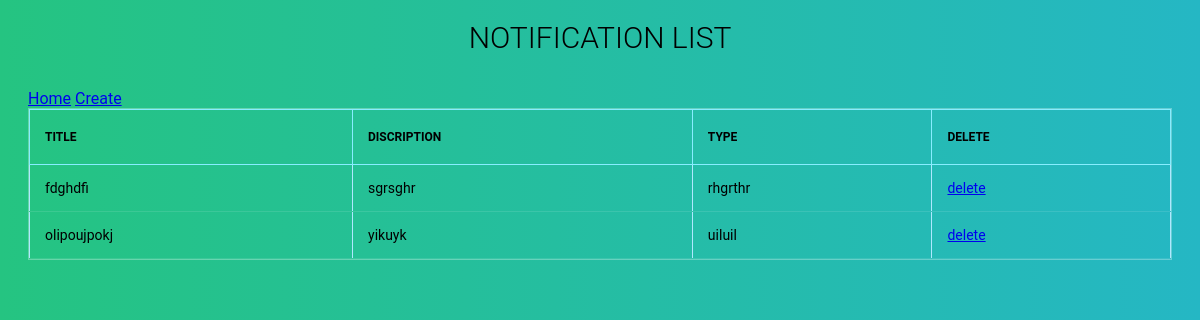
The app's page /notification, older data.
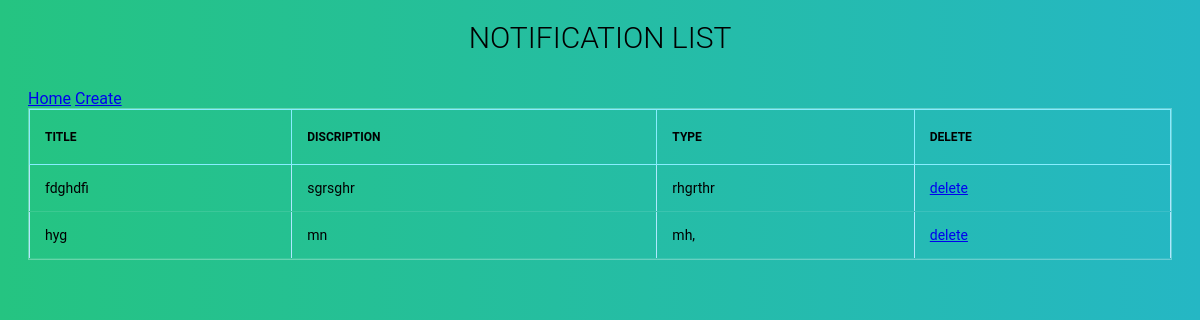
The same page, newer data.
### app/models.py (models this page shows, shortened)
class Notification(models.Model):
    title=models.CharField(max_length=150)
    description=models.CharField(max_length=200)
    type=models.CharField(max_length=50)

### app/views.py (the view)
# urls.py: path('notification', views.notificationList.as_view()),
def notification(request):
    noti=Notification.objects.all()
    return render(request,'app/notification.html', {'noti':noti})

### app/templates/app/notification.html (shortened to what this page needs)
{% load static %}
<html lang="en">
<head>
    <link rel="stylesheet" href="{% static 'css/driver.css' %}">
</head>
<body>
    <section>
        <h1>Notification list</h1><br>
        <a href="/">Home</a>
        <a href="{% url 'createnotification' %}">Create</a>
        <div class="tbl-content">
          <table cellpadding="0" cellspacing="0" border="1">
            <div class="tbl-header">
                <thead>
                    <tr>
                      <th>Title</th>
                      <th>Discription</th>
                      <th>Type</th>
                      <th>Delete</th>
                    </tr>
                  </thead>
                </div>
            <tbody>
              {% for i in noti %}
            <tr>
              <td>{{ i.title }}</td>
              <td>{{ i.description }}</td>
              <td>{{ i.type }}</td>
              <td><a href="{% url 'deletenotification' i.id %}">delete</a></td>
            </tr>
              {% endfor %}
            </tbody>
          </table>
        </div>
      </section>
</body>
</html>

### static/css/driver.css (style rules this page uses)
h1 { font-size: 30px; color: rgb(0, 0, 0); text-transform: uppercase; font-weight: 300; text-align: center; margin-bottom: 15px; }
table { border-color: rgb(175, 232, 255); border-style: solid; width:100%; overflow-x: auto; border-collapse: collapse; }
thead { border: 1px solid rgb(135, 237, 255); }
.tbl-header { background-color: rgba(255,255,255,0.3); }
.tbl-content { height:auto; overflow-x:auto; margin-top: 0px; border: 1px solid rgba(255,255,255,0.3); }
th { padding: 20px 15px; text-align: left; font-weight: bolder; font-size: 12px; color: rgb(0, 0, 0); text-transform: uppercase; }
td { padding: 15px; text-align: left; vertical-align:middle; font-weight: normal; font-size: 14px; color: rgb(0, 0, 0); border-bottom: solid 1px rgba(255, 255, 255, 0.1); }
body { background: -webkit-linear-gradient(left, #25c481, #25b7c4); background: linear-gradient(to right, #25c481, #25b7c4); font-family: 'Roboto', sans-serif; }
section { margin: 20px; }

Row changes from the older to the newer data that the page shows:
removed Notification: title "olipoujpokj", description "yikuyk", type "uiluil"
added Notification: title "hyg", description "mn", type "mh,"
